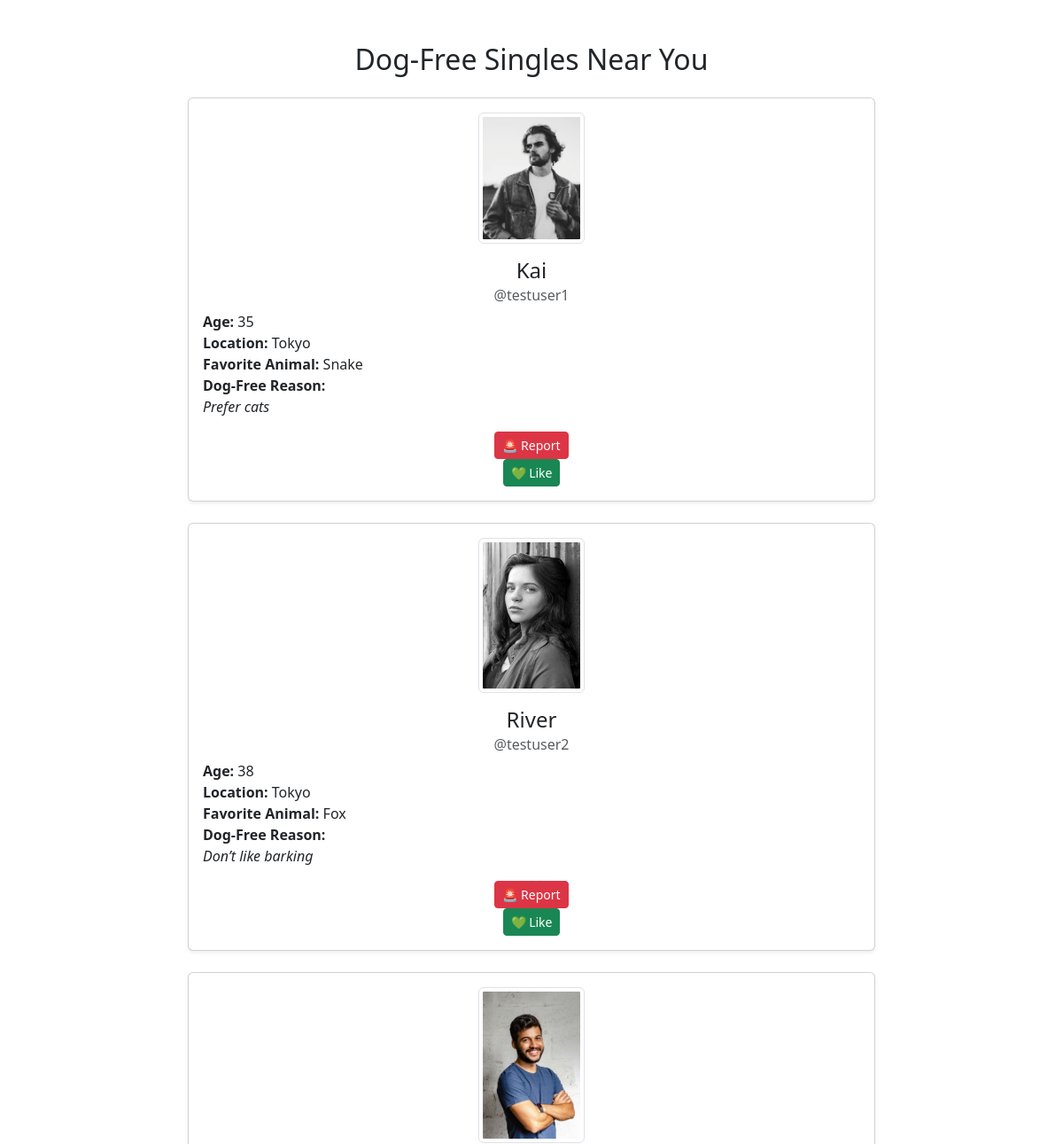
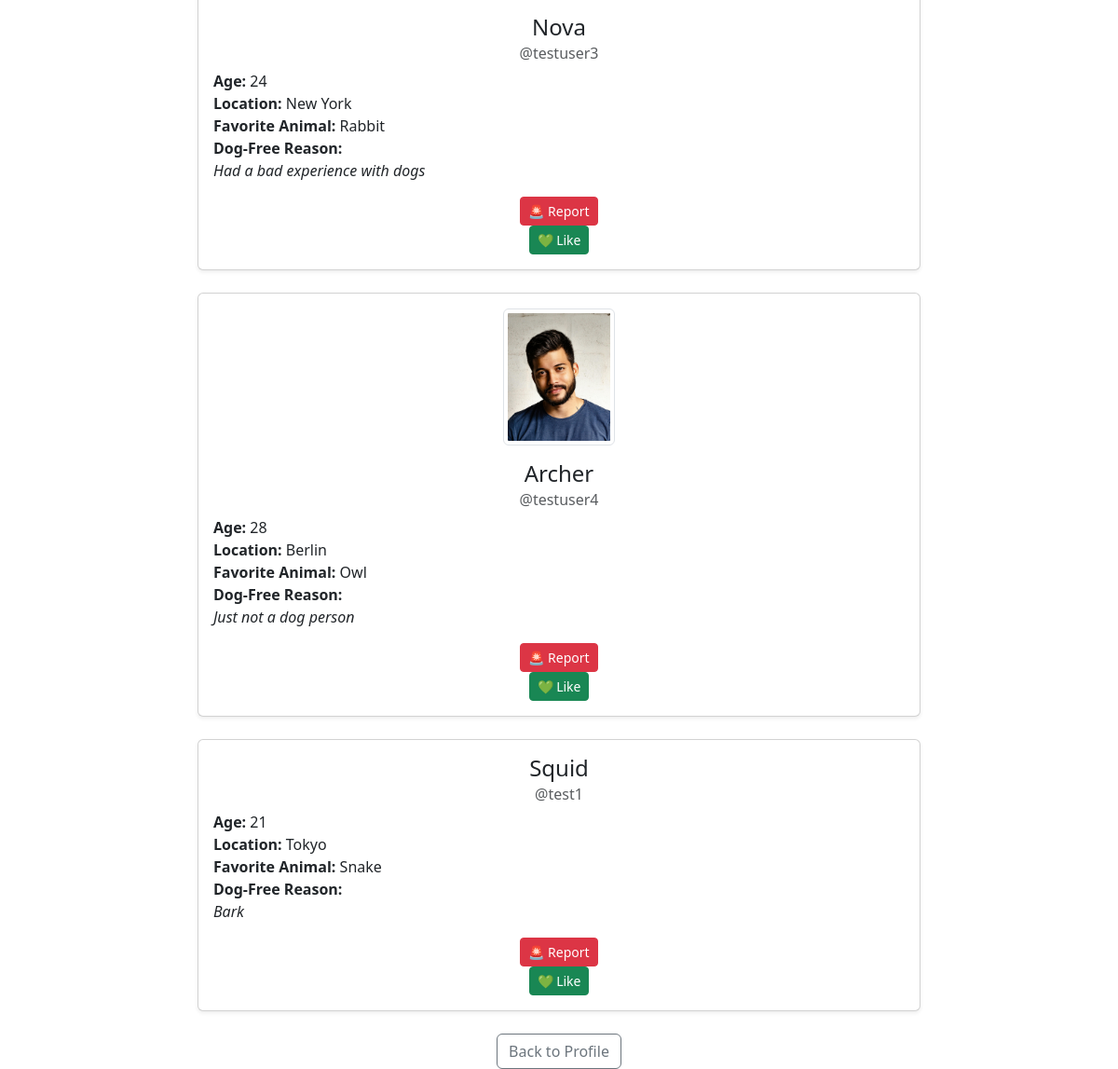
The page /browse (signed in) on the database its author committed (2 pictures, top to bottom).
### tables this page shows
CREATE TABLE users (
        id INTEGER PRIMARY KEY AUTOINCREMENT,
        username TEXT UNIQUE NOT NULL,
        password TEXT NOT NULL,
        display_name TEXT,
        age INTEGER,
        location TEXT,
        favorite_animal TEXT,
        dog_free_reason TEXT,
        profile_pic TEXT
        );

### app.py (the view)
@app.route("/browse")
def browse():
    if "username" not in session:
        return redirect(url_for("login"))
    conn = sqlite3.connect("users.db")
    c = conn.cursor()
    c.execute("""
        SELECT display_name, username, age, location, favorite_animal,
        dog_free_reason, profile_pic
        FROM users
        WHERE username != ?
    """, (session["username"],))
    users = c.fetchall()
    conn.close()
    return render_template("browse.html", users=users)

### templates/browse.html (shortened to what this page needs)
<!DOCTYPE html>
<html lang="en">
<head>
    <link href="https://cdn.jsdelivr.net/npm/bootstrap@5.3.3/dist/css/bootstrap.min.css" rel="stylesheet">
</head>
<body>
    <div class="container mt-5" style="max-width: 800px;">
        <h2 class="text-center mb-4">Dog-Free Singles Near You</h2>
        {% if users %}
            <div class="row g-4">
                {% for user in users %}
                    <div class="col-12">
                        <div class="card shadow-sm">
                            <div class="card-body text-center">
                                {% if user[6] %}
                                    <div class="mb-3">
                                        <img src="{{ url_for('static', filename='profilepics/' + user[6]) }}" class="img-thumbnail" style="max-width: 120px;">
                                    </div>
                                {% endif %}
                                <h4 class="card-title">{{ user[0] or user[1] }}</h4>
                                <h6 class="card-subtitle text-muted mb-2">@{{ user[1] }}</h6>
                                <ul class="list-unstyled mb-3 text-start">
                                    <li><strong>Age:</strong> {{ user[2] or "?" }}</li>
                                    <li><strong>Location:</strong> {{ user[3] or "Unknown" }}</li>
                                    <li><strong>Favorite Animal:</strong> {{ user[4] or "Not shared" }}</li>
                                    <li><strong>Dog-Free Reason:</strong><br><em>{{ user[5] or "They didn’t say..." }}</em></li>
                                </ul>
                                <form action="{{ url_for('report', username=user[1]) }}" method="POST">
                                    <button type="submit" class="btn btn-sm btn-danger">🚨 Report</button>
                                </form>
                                <form action="{{ url_for('like', username=user[1]) }}" method="POST" class="d-inline">
                                    <button type="submit" class="btn btn-sm btn-success">💚 Like</button>
                                </form>
                            </div>
                        </div>
                    </div>
                {% endfor %}
            </div>
        {% else %}
            <div class="alert alert-info text-center">No other users found.</div>
        {% endif %}
        <div class="text-center mt-4">
            <a href="{{ url_for('profile') }}" class="btn btn-outline-secondary">Back to Profile</a>
        </div>
    </div>
</body>
</html>

### rows shown on the page
users: profile_pic (picture), display_name "Kai", username "testuser1", age "35", location "Tokyo", favorite_animal "Snake", dog_free_reason "Prefer cats"
users: profile_pic (picture), display_name "River", username "testuser2", age "38", location "Tokyo", favorite_animal "Fox", dog_free_reason "Don’t like barking"
users: profile_pic (picture), display_name "Nova", username "testuser3", age "24", location "New York", favorite_animal "Rabbit", dog_free_reason "Had a bad experience with dogs"
users: profile_pic (picture), display_name "Archer", username "testuser4", age "28", location "Berlin", favorite_animal "Owl", dog_free_reason "Just not a dog person"
users: display_name "Squid", username "test1", age "21", location "Tokyo", favorite_animal "Snake", dog_free_reason "Bark"
